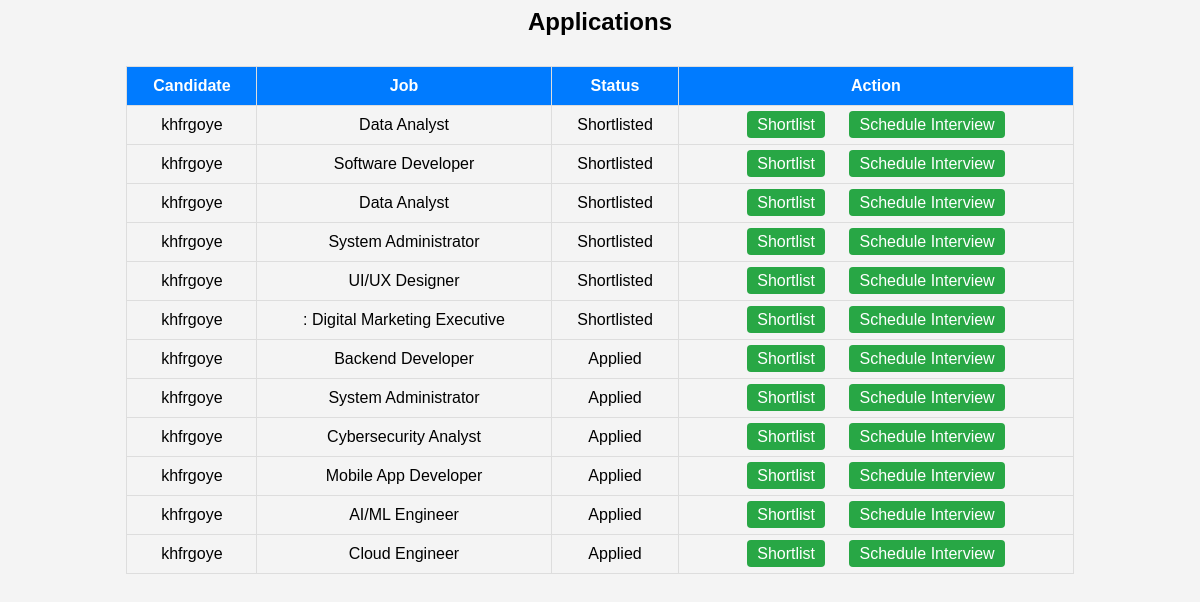
Screenshot of /recruiter_dashboard with the database file from the repository.
### tables this page shows
CREATE TABLE applications(
id INTEGER PRIMARY KEY AUTOINCREMENT,
candidate_id INTEGER,
job_id INTEGER,
status TEXT
);

CREATE TABLE candidates(
id INTEGER PRIMARY KEY AUTOINCREMENT,
name TEXT,
email TEXT,
password TEXT,
resume TEXT
);

CREATE TABLE jobs(
id INTEGER PRIMARY KEY AUTOINCREMENT,
title TEXT,
company TEXT,
description TEXT
);

### app.py (the view)
@app.route("/recruiter_dashboard")
def recruiter_dashboard():
    conn=db()
    apps=conn.execute("""
    SELECT applications.id,candidates.name,jobs.title,applications.status
    FROM applications
    JOIN candidates ON candidates.id=applications.candidate_id
    JOIN jobs ON jobs.id=applications.job_id
    """).fetchall()
    return render_template("applications.html",apps=apps)

### app.py (called while the page is built)
def db():
    return sqlite3.connect("database.db")

### templates/applications.html
<html>
<head>
<link rel="stylesheet" href="/static/style.css">
</head>
<body>
<h2>Applications</h2>
<table border="1">
<tr>
<th>Candidate</th>
<th>Job</th>
<th>Status</th>
<th>Action</th>
</tr>
{% for a in apps %}
<tr>
<td>{{ a[1] }}</td>
<td>{{ a[2] }}</td>
<td>{{ a[3] }}</td>
<td>
<a href="/shortlist/{{ a[0] }}">Shortlist</a>
<a href="/schedule/{{ a[0] }}" class="schedule-btn">Schedule Interview</a>
</td>
</tr>
{% endfor %}
</table>
</body>
</html>

### static/style.css (style rules this page uses)
body { font-family:Arial; background:#f4f4f4; text-align:center; }
a { padding:10px 20px; background:#007BFF; color:white; text-decoration:none; margin:10px; }
table { margin:auto; border-collapse:collapse; }
td,th { padding:10px; border:1px solid #ddd; }
table { width:80%; margin:auto; border-collapse:collapse; }
th, td { border:1px solid #ccc; padding:10px; text-align:center; }
th { background:#007BFF; color:white; }
table { width:80%; margin:30px auto; border-collapse:collapse; }
th, td { border:1px solid #ddd; padding:10px; text-align:center; }
a { padding:5px 10px; background:#28a745; color:white; text-decoration:none; border-radius:4px; }

### rows the page displays
applications: name "khfrgoye", title "Data Analyst", status "Shortlisted"
applications: name "khfrgoye", title "Software Developer", status "Shortlisted"
applications: name "khfrgoye", title "Data Analyst", status "Shortlisted"
applications: name "khfrgoye", title "System Administrator", status "Shortlisted"
applications: name "khfrgoye", title "UI/UX Designer", status "Shortlisted"
applications: name "khfrgoye", title ": Digital Marketing Executive", status "Shortlisted"
applications: name "khfrgoye", title "Backend Developer", status "Applied"
applications: name "khfrgoye", title "System Administrator", status "Applied"
applications: name "khfrgoye", title "Cybersecurity Analyst", status "Applied"
applications: name "khfrgoye", title "Mobile App Developer", status "Applied"
applications: name "khfrgoye", title "AI/ML Engineer", status "Applied"
applications: name "khfrgoye", title "Cloud Engineer", status "Applied"
